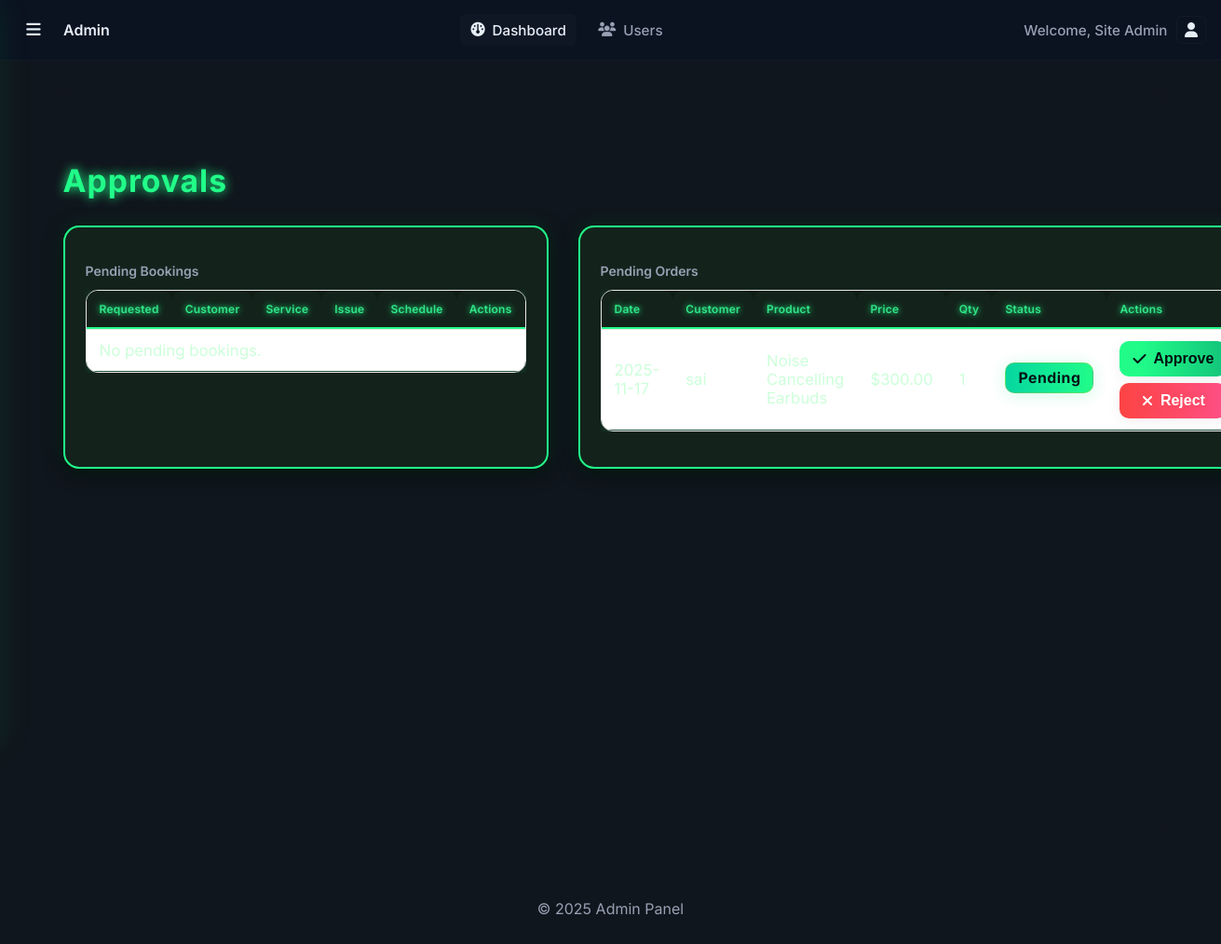
Page /admin/approvals.php (signed in) on the committed database.
### tables this page shows
CREATE TABLE `orders` (
  `id` int(11) NOT NULL,
  `user_id` int(11) NOT NULL,
  `product_id` int(11) NOT NULL,
  `quantity` int(11) NOT NULL,
  `total` decimal(10,2) NOT NULL,
  `order_date` timestamp NOT NULL DEFAULT current_timestamp(),
  `status` enum('pending','processing','completed','cancelled') DEFAULT 'pending',
  `delivery_type` enum('pickup','delivery') DEFAULT 'pickup',
  `shipping_fee` decimal(10,2) DEFAULT 0.00,
  `proof_image` varchar(255) DEFAULT NULL,
  `order_status` enum('pending','out_for_delivery','delivered','received') DEFAULT 'pending',
  `status_message` text DEFAULT NULL
);

CREATE TABLE `users` (
  `id` int(11) NOT NULL,
  `name` varchar(100) NOT NULL,
  `email` varchar(150) NOT NULL,
  `password` varchar(255) NOT NULL,
  `role` enum('customer','admin') NOT NULL DEFAULT 'customer',
  `created_at` timestamp NOT NULL DEFAULT current_timestamp(),
  `active` tinyint(1) NOT NULL DEFAULT 1
);

CREATE TABLE `products` (
  `id` int(11) NOT NULL,
  `name` varchar(150) NOT NULL,
  `description` text NOT NULL,
  `price` decimal(10,2) NOT NULL,
  `image` varchar(255) DEFAULT 'images/placeholder.png',
  `created_at` timestamp NOT NULL DEFAULT current_timestamp(),
  `category` varchar(100) DEFAULT NULL,
  `stock` int(11) NOT NULL DEFAULT 0
);

### admin/includes/functions.php (called while the page is built, shortened)
<?php
function format_currency($amount): string
{
	return '$' . number_format((float)$amount, 2);
}
?>

### admin/approvals.php (the view, shortened to what this page needs)
<?php
require_once __DIR__ . '/includes/header.php';
require_once __DIR__ . '/includes/sidebar.php';
$pendingBookings = [];
$resB = $conn->query("SELECT id, user_id, name, contact, phone_model, issue, date, time, status, created_at FROM bookings WHERE status = 'pending' ORDER BY created_at DESC");
if ($resB) {
	$pendingBookings = $resB->fetch_all(MYSQLI_ASSOC);
}
$pendingOrders = [];
$resO = $conn->query("SELECT o.id, o.user_id, o.order_date, o.quantity, o.total, o.shipping_fee, o.status, o.order_status, u.name AS customer_name, p.name AS product_name, p.price AS product_price
FROM orders o
JOIN users u ON u.id = o.user_id
JOIN products p ON p.id = o.product_id
WHERE o.status = 'pending'
ORDER BY o.order_date DESC");
if ($resO) {
	$pendingOrders = $resO->fetch_all(MYSQLI_ASSOC);
}
?>
<!DOCTYPE html>
<html lang="en">
<head>
	<link rel="stylesheet" href="https://cdnjs.cloudflare.com/ajax/libs/font-awesome/6.5.0/css/all.min.css">
</head>
<body>
<main class="admin-main">
	<div class="section-header">
		<h2>Approvals</h2>
	</div>
	<div class="grid-2">
		<div class="card">
			<h3>Pending Bookings</h3>
			<div style="margin-top:12px; overflow-x:auto;">
				<table class="table">
					<thead>
						<tr>
							<th>Requested</th>
							<th>Customer</th>
							<th>Service</th>
							<th>Issue</th>
							<th>Schedule</th>
							<th>Actions</th>
						</tr>
					</thead>
					<tbody>
						<?php if (empty($pendingBookings)): ?>
							<tr><td colspan="6">No pending bookings.</td></tr>
						<?php endif; ?>
					</tbody>
				</table>
			</div>
		</div>
		<div class="card">
			<h3>Pending Orders</h3>
			<div style="margin-top:12px; overflow-x:auto;">
				<table class="table">
					<thead>
						<tr>
							<th>Date</th>
							<th>Customer</th>
							<th>Product</th>
							<th>Price</th>
							<th>Qty</th>
							<th>Status</th>
							<th>Actions</th>
						</tr>
					</thead>
					<tbody>
						<?php foreach ($pendingOrders as $o): ?>
						<tr>
							<td><?php echo htmlspecialchars(date('Y-m-d', strtotime($o['order_date']))); ?></td>
							<td><?php echo htmlspecialchars($o['customer_name']); ?></td>
							<td><?php echo htmlspecialchars($o['product_name']); ?></td>
							<td><?php echo format_currency($o['product_price']); ?></td>
							<td><?php echo (int)$o['quantity']; ?></td>
							<td><span class="status-badge status-pending">Pending</span></td>
							<td class="actions">
								<form method="post">
									<button class="btn btn-primary" type="submit"><i class="fa-solid fa-check"></i> Approve</button>
								</form>
								<form method="post" class="reject-form">
									<button class="btn btn-danger" type="submit"><i class="fa-solid fa-xmark"></i> Reject</button>
								</form>
							</td>
						</tr>
						<?php endforeach; ?>
					</tbody>
				</table>
			</div>
		</div>
	</div>
</main>
<?php require_once __DIR__ . '/includes/footer.php'; ?>
</body>
</html>

### admin/assets/css/style.css (style rules this page uses)
:root { --bg: #0f172a; --card: #111827; --muted: #94a3b8; --text: #e5e7eb; --brand: #2563eb; --brand-2: #22c55e; --danger: #ef4444; --warning: #f59e0b; --border: #1f2937; }
* { box-sizing: border-box; }
html, body { margin: 0; font-family: Inter, system-ui, -apple-system, Segoe UI, Roboto, Helvetica, Arial, "Apple Color Emoji", "Segoe UI Emoji"; background: var(--bg); color: var(--text); }
.btn { display: inline-flex; align-items: center; gap: 8px; padding: 8px 12px; border-radius: 8px; border: 1px solid var(--border); cursor: pointer; text-decoration: none; color: var(--text); }
.btn-primary { background: var(--brand); border-color: var(--brand); }
.btn-danger { background: var(--danger); border-color: var(--danger); }
.admin-main { margin-left: 240px; padding: 20px; }
.card { background: var(--card); border: 1px solid var(--border); border-radius: 12px; padding: 16px; }
.card h3 { margin: 0 0 6px; font-size: 14px; font-weight: 600; color: var(--muted); }
.section-header { display: flex; align-items: center; justify-content: space-between; gap: 12px; margin: 24px 0 12px; }
.table { width: 100%; border-collapse: collapse; background: var(--card); border: 1px solid var(--border); border-radius: 12px; overflow: hidden; }
.table th, .table td { padding: 12px 10px; border-bottom: 1px solid var(--border); text-align: left; }
.table th { background: #0f172a; color: var(--muted); font-weight: 600; font-size: 12px; letter-spacing: .02em; }
.actions { display: flex; gap: 8px; flex-direction: column; }
.actions form { margin: 0; }
.actions form button { width: 100%; justify-content: center; }
.grid-2 { display: grid; grid-template-columns: repeat(2, minmax(0, 1fr)); gap: 16px; }
.status-badge { display: inline-flex; align-items: center; gap: 6px; padding: 4px 8px; border-radius: 999px; font-size: 12px; border: 1px solid var(--border); }
.status-pending { background: rgba(245, 158, 11, .12); color: #f59e0b; border-color: rgba(245, 158, 11, .25); }
:root { --bg:#f8f9fc; --card:#ffffff; --text:#0f172a; --muted:#64748b; --primary:#2563eb; --primary-600:#1d4ed8; --border:#e5e7eb; --shadow:0 4px 16px rgba(15,23,42,0.06); --radius:12px; }
* { box-sizing:border-box }
html,body { height:100% }
body { margin:0; font-family:'Poppins',sans-serif; background:var(--bg); color:var(--text); }
.card { background:var(--card); border:1px solid var(--border); border-radius:var(--radius); box-shadow:var(--shadow); padding:16px; }
.btn { border:1px solid var(--border); background:#fff; color:var(--text); padding:10px 14px; border-radius:10px; cursor:pointer; transition:box-shadow .2s ease, transform .02s ease; box-shadow:var(--shadow); }
.table { width:100%; border-collapse:separate; border-spacing:0; }
.table thead th { text-align:left; font-size:12px; color:var(--muted); font-weight:600; padding:12px 14px; background:#f8fafc; border-top-left-radius:10px; border-top-right-radius:10px; }
.table tbody td { padding:12px 14px; border-top:1px solid var(--border); background:#fff; }
.actions { display:flex;gap:8px }

### admin/includes/header.php (style rules this page uses)
:root { --hdr-bg: #0b1220; --hdr-border: rgba(255,255,255,0.03); --muted: #98a0b3; --text: #e6eef8; --radius: 8px; font-family: Inter, system-ui, -apple-system, "Segoe UI", Roboto, "Helvetica Neue", Arial; }

### rows in the picture
orders: order_date "2025-11-17", user.name "sai", product.name "Noise Cancelling Earbuds", product.price "$300.00", quantity "1"

### other values in the picture
$_SESSION['user_name'] "Site Admin"
